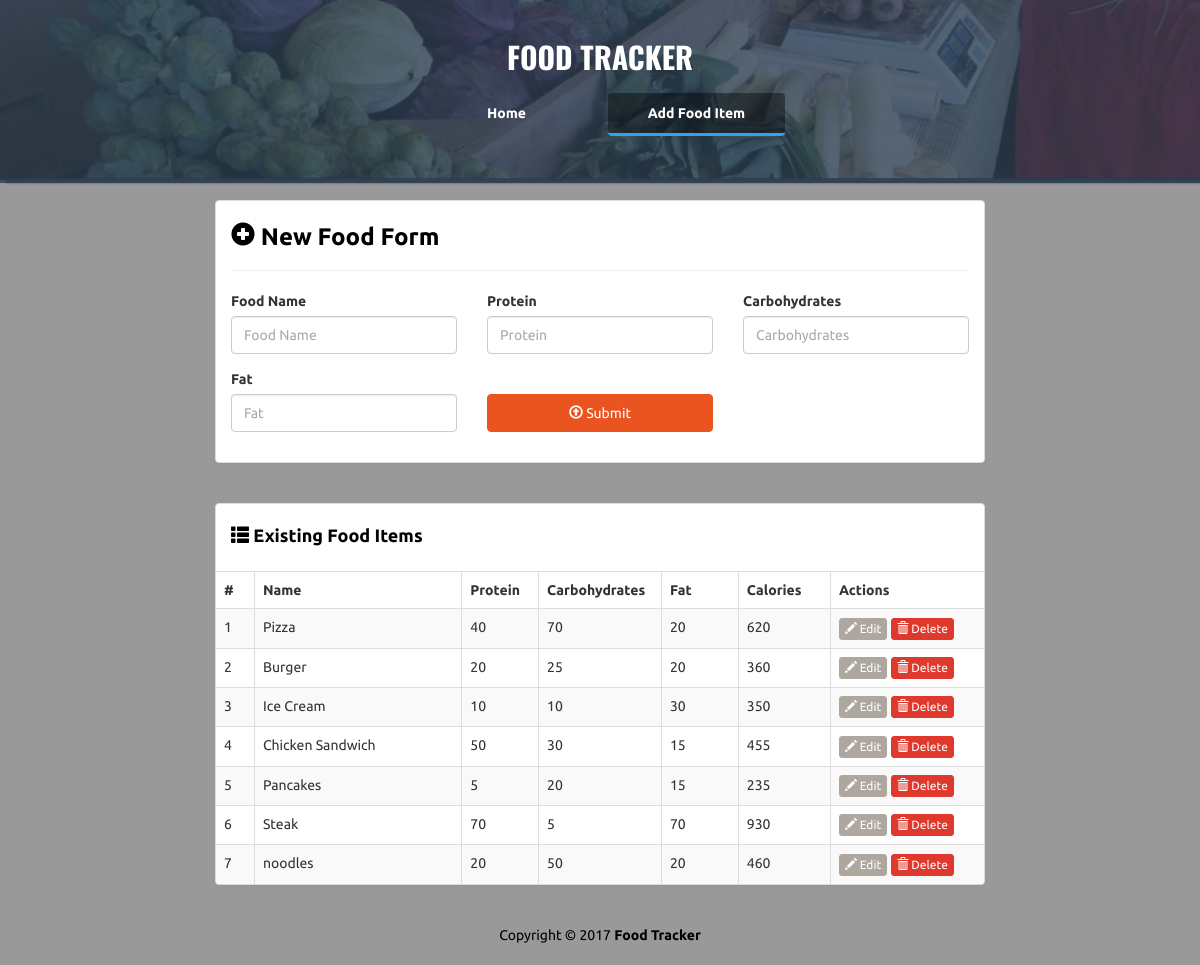
Page /add on the committed database.
### app.py (models this page shows)
class Food(db.Model):
    id = db.Column(db.Integer, primary_key=True)
    name = db.Column(db.String(50), unique=True, nullable=False)
    proteins = db.Column(db.Integer, nullable=False)
    carbs = db.Column(db.Integer, nullable=False)
    fats = db.Column(db.Integer, nullable=False)
    @property
    def calories(self):
        return self.proteins * 4 + self.carbs * 4 + self.fats * 9

### app.py (the view)
@app.route('/add')
def add():
    foods = Food.query.all()
    return render_template('add.html', foods=foods, food=None)

### templates/add.html (shortened to what this page needs)
<!DOCTYPE html>
<html lang="en">
	<head>
		<link rel="stylesheet" href="{{ url_for('static', filename='bs/css/united.min.css') }}" />
		<link rel="stylesheet" href="{{ url_for('static', filename='styles.css') }}" />
	</head>
	<body>
		<div class="container-fluid" id="wrapper">
			<div class="row" id="homeJumbo">
				<div class="overlay"></div>
				<div class="col-lg-12">
					<h1>
						<a href="{{ url_for('index') }}">FOOD TRACKER</a>
					</h1>
					<div class="row t20">
						<div class="col-lg-4 col-lg-offset-4">
							<ul class="nav nav-pills nav-justified">
							  <li role="presentation">
							  	<a href="{{ url_for('index') }}" title="Home">Home</a>
							  </li>
							  <li role="presentation" class="active">
							  	<a href="{{ url_for('add') }}" title="Add Food Item">Add Food Item</a>
							  </li>
							</ul>
						</div>
					</div>
				</div>
			</div>
			<div class="row t20">
				<div class="col-lg-8 col-lg-offset-2">
					<div class="panel panel-default">
						<div class="panel-body">
							<h3 class="lean-h text-black">
								<i class="glyphicon glyphicon-plus-sign"></i> New Food Form
							</h3>
							<hr />
							<form action="{{ url_for('add') }}" method="POST" role="form">
								<div class="row">
									<div class="col-lg-4">
										<div class="form-group">
											<label for="food-name">Food Name</label>
						                  	<input type="text" class="form-control" id="food-name" name="food-name" placeholder="Food Name" value="{{ food.name }}" autofocus>
										</div>
									</div>
									<div class="col-lg-4">
										<div class="form-group">
						                  <label for="protein">Protein</label>
						                  <input type="number" class="form-control" id="protein" name="protein" placeholder="Protein" value="{{ food.proteins }}">
						                </div>
									</div>
									<div class="col-lg-4">
										<div class="form-group">
						                  <label for="carbohydrates">Carbohydrates</label>
						                  <input type="number" class="form-control" id="carbohydrates" name="carbohydrates" placeholder="Carbohydrates" value="{{ food.carbs }}">
						                </div>
									</div>
								</div>
								<div class="row">
									<div class="col-lg-4">
										<div class="form-group">
						                  <label for="fat">Fat</label>
						                  <input type="number" class="form-control" id="fat" name="fat" placeholder="Fat" value="{{ food.fats }}">
						                </div>
									</div>
									<div class="col-lg-4">
										<div class="form-group">
											<button type="submit" class="btn btn-primary btn-block">
												<i class="glyphicon glyphicon-upload"></i> Submit
											</button>
										</div>
									</div>
								</div>
							</form>
						</div>
					</div>
				</div>
			</div>
			<div class="row t20">
				<div class="col-lg-8 col-lg-offset-2">
					<div class="panel panel-default">
						<div class="panel-body">
							<h4 class="lean-h text-black">
								<i class="glyphicon glyphicon-th-list"></i> Existing Food Items
							</h4>
						</div>
						<div class="table-responsive">
							<table class="table table-striped table-hover table-bordered">
								<thead>
									<tr>
										<th style="width: 5%;">#</th>
										<th>Name</th>
										<th style="width: 10%;">Protein</th>
										<th style="width: 16%;">Carbohydrates</th>
										<th style="width: 10%;">Fat</th>
										<th style="width: 12%;">Calories</th>
										<th style="width: 20%;">Actions</th>
									</tr>
								</thead>
								<tbody>
									{% for food in foods %}
									<tr>
										<td>{{ food.id }}</td><td>{{ food.name }}</td><td>{{ food.proteins }}</td>
										<td>{{ food.carbs }}</td><td>{{ food.fats }}</th><td>{{ food.calories }}</td>
										<td>
											<a href="{{ url_for('edit_food', food_id=food.id) }}" class="btn btn-default btn-xs">
												<i class="glyphicon glyphicon-pencil"></i> Edit
											</a>
											<a href="{{ url_for('delete_food', food_id=food.id) }}" class="btn btn-danger btn-xs">
												<i class="glyphicon glyphicon-trash"></i> Delete
											</a>
										</td>
									</tr>
									{% endfor %}
								</tbody>
							</table>
						</div>
					</div>
				</div>
			</div>
			<footer>
				<div class="row pad">
					<div class="col-lg-12 text-center">
						Copyright &copy; 2017 <strong>Food Tracker</strong>
					</div>
				</div>
			</footer>
		</div>
	</body>
</html>

### static/styles.css (style rules this page uses)
body { background: rgba(0, 0, 0, .4); font-family: 'Ubuntu', sans-serif; }
#homeJumbo { position: relative; min-height: 180px; background: rgba(44, 62, 80, .8); background-image: url('./img/bg.jpg'); background-size: cover; background-repeat: no-repeat; border-bottom: 2px solid rgba(44, 62, 80, .8); box-shadow: 7px 1px 2px 2px rgba(44, 62, 80, .8); }
#homeJumbo > div.overlay { position: absolute; height: 183px; width: 100%; background: rgba(44, 62, 80, .8); }
#homeJumbo h1 { font-size: 30px; color: white; font-family: 'Oswald'; text-align: center; padding-top: 20px; font-weight: bolder; }
#homeJumbo h1 > a { color: white; text-decoration: none; }
.t20 { margin-top: 20px; }
.nav-pills>li.active>a, .nav-pills>li.active>a:hover, .nav-pills>li.active>a:focus { color: white; border-bottom: 3px solid #2fa4e7; font-weight: bolder; background: rgba(0, 0, 0, .4); }
.nav-justified>li>a { color: white; font-weight: bolder; }
.nav-pills>li+li { padding-left: 10px; }
.lean-h { margin-top: 5px; margin-bottom: 10px; font-weight: bolder; }
.text-black { color: black !important; }
footer { margin-top: 20px; color: black; margin-bottom: 20px; }

### rows in the picture
Food: id "1", name "Pizza", proteins "40", carbs "70", fats "20", calories "620"
Food: id "2", name "Burger", proteins "20", carbs "25", fats "20", calories "360"
Food: id "3", name "Ice Cream", proteins "10", carbs "10", fats "30", calories "350"
Food: id "4", name "Chicken Sandwich", proteins "50", carbs "30", fats "15", calories "455"
Food: id "5", name "Pancakes", proteins "5", carbs "20", fats "15", calories "235"
Food: id "6", name "Steak", proteins "70", carbs "5", fats "70", calories "930"
Food: id "7", name "noodles", proteins "20", carbs "50", fats "20", calories "460"
